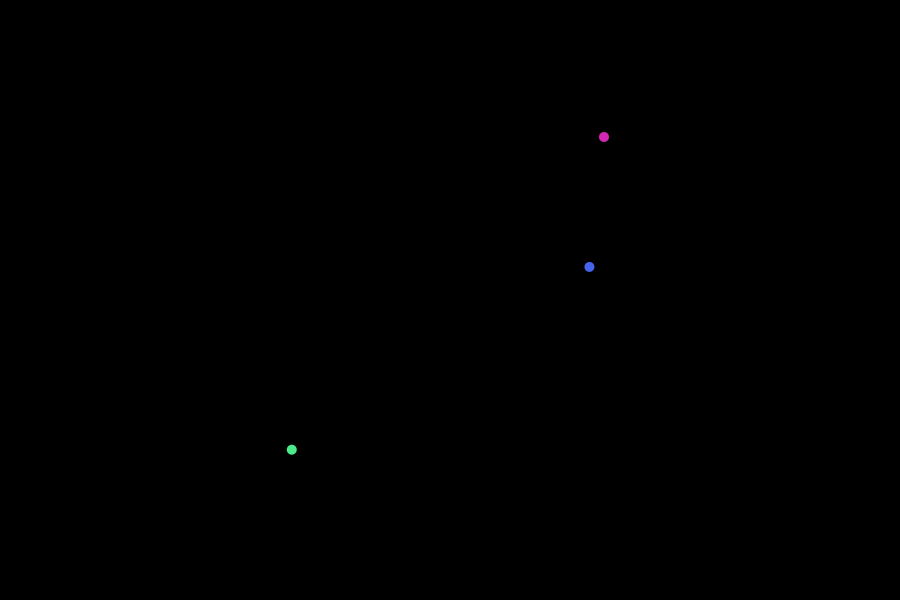
Frame 1 (no input)
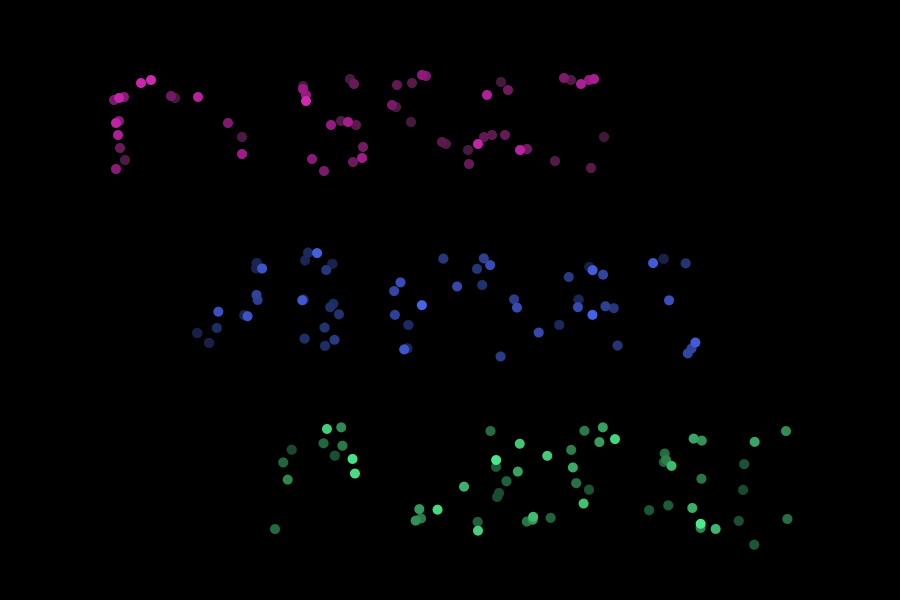
Frame 60 (the mouse pressed at the canvas centre just before this capture)
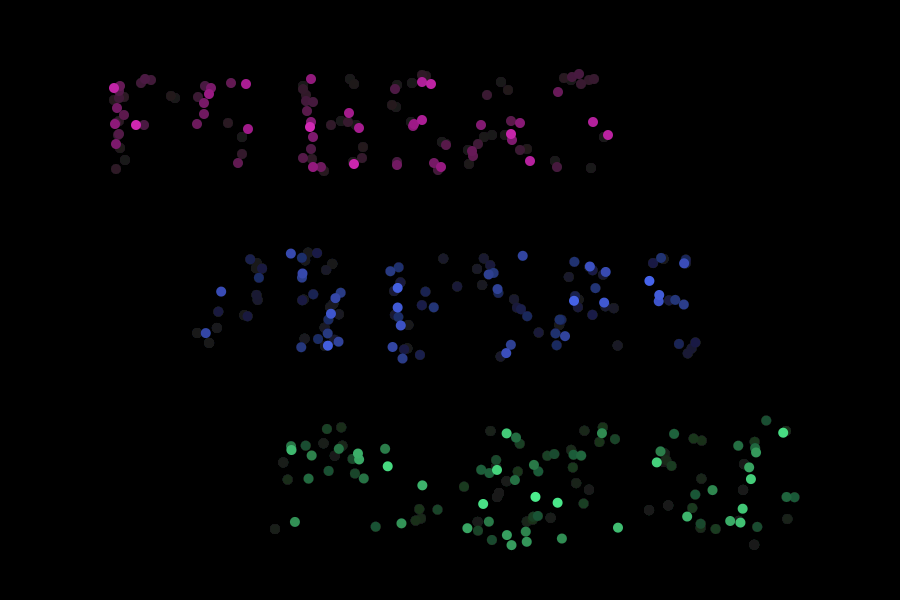
Frame 120 (the mouse held since frame 60 and released just before this capture)

The Processing sketch that drew these frames (run headless with seeded random() and noise(); from frame 60 on, the mouse is pressed at the canvas centre):

// Processing sketch: shape_random_p5bsas
// ── shape_random_p5bsas.pde
// Con la idea de elegir puntos al azar dentro de formas mas complejas, se eligen puntos al azar dentro de un texto
// El primer caso elige puntos solo dentro del texto, mientras que el segundo y tercero agregan un pequeño error a las coordenadas mediante una distribucion normal (i.e. llamando a randomGaussian() )

RandomShape p5bsas;

void setup() {
  size(900, 600);
  noStroke();
  background(0);
  
  p5bsas = new RandomShape();
  p5bsas.img = createGraphics(width, height);
  
  p5bsas.img.beginDraw();
  p5bsas.img.background(255);
  p5bsas.img.fill(0);
  p5bsas.img.textAlign(CENTER, CENTER);
  p5bsas.img.textSize(width/6);
  p5bsas.img.text("P5 BSAS", width/2, height/2);
  p5bsas.img.endDraw();
  p5bsas.searchInsidePoints();
}

void draw() {
  fill(10, 5);
  rect(0, 0, width, height);
  int size = 10;  
  PVector p = p5bsas.randomInsidePoint();
  fill(210, 40, 180);
  ellipse(p.x - width/10, p.y - height*0.3, size, size);

  float shapeNoise = 5;
  p = p5bsas.randomInsidePoint(shapeNoise);
  fill(70, 100, 235);
  ellipse(p.x, p.y, size, size);

  shapeNoise = 10;
  p = p5bsas.randomInsidePoint(shapeNoise);
  fill(75, 235, 140);
  ellipse(p.x + width/10, p.y + height*0.3, size, size);
}

class RandomShape {
  
  ArrayList<PVector> insidePoints = new ArrayList<PVector>();
  PGraphics img;
  
  void searchInsidePoints() {
    img.loadPixels();
    for (int i=0; i<img.pixels.length; i++) {
      color c = img.pixels[i];
      if (brightness(c) < 100) {
        float x = i % img.width;
        float y = i / img.width;
        PVector p = new PVector(x, y);
        insidePoints.add(p);
      }
    }
  }
  
  PVector randomInsidePoint(float deviation) {
    int i = floor(random(insidePoints.size()));
    PVector p = insidePoints.get(i);
    float x = p.x;
    float y = p.y;
    if (deviation > 0) {
      x += randomGaussian() * deviation;
      y += randomGaussian() * deviation;
    }
    p = new PVector(x, y);
    return p;
  }
  
  PVector randomInsidePoint() {
    return randomInsidePoint(0);
  }
}
